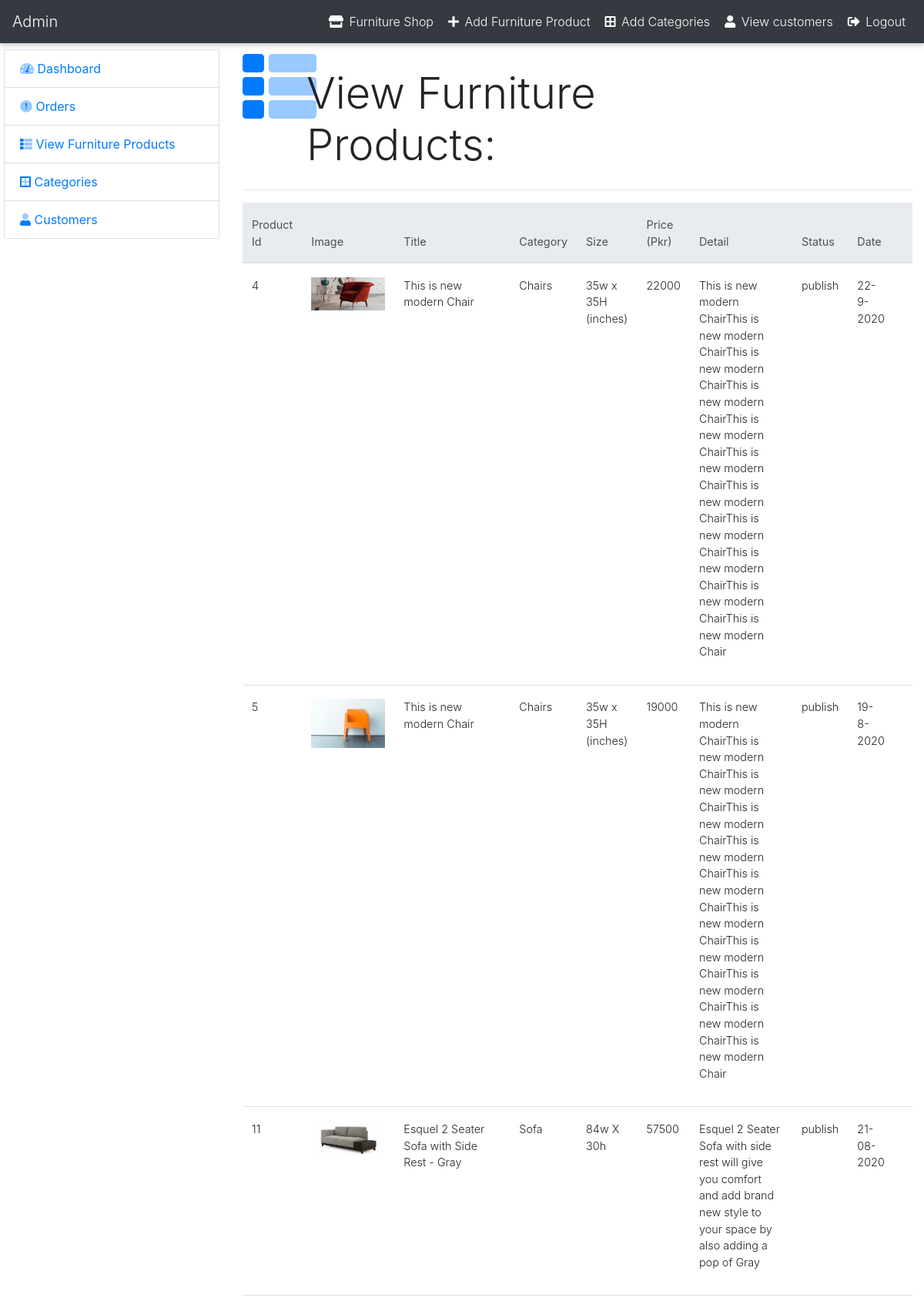
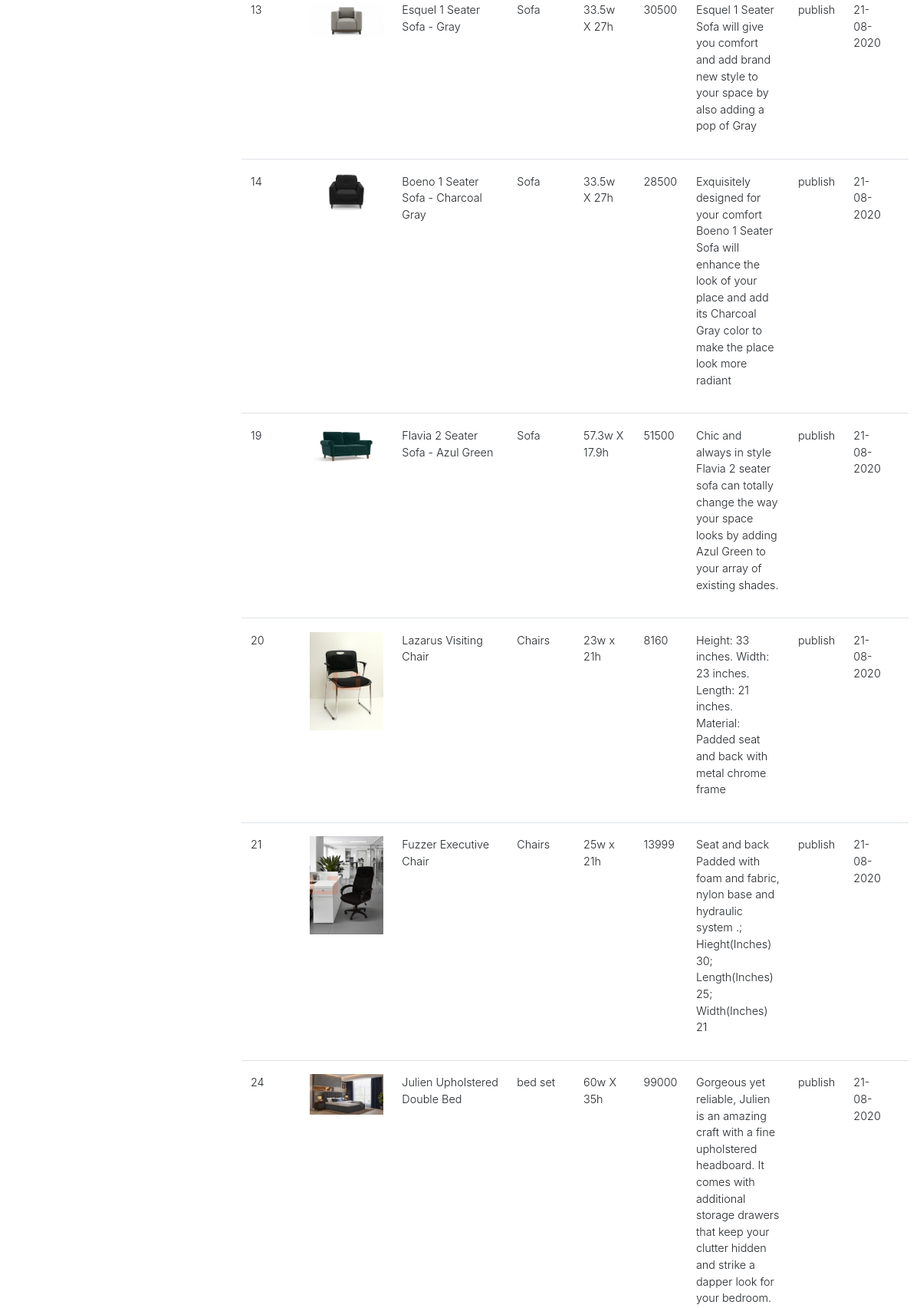
/admin/furniture_pro_view.php (signed in, upper part), run on the app's committed database (2 pictures, top to bottom).
### tables this page shows
CREATE TABLE `furniture_product` (
  `pid` int NOT NULL,
  `title` varchar(80) NOT NULL,
  `category` int NOT NULL,
  `detail` text NOT NULL,
  `price` int NOT NULL,
  `size` varchar(40) NOT NULL,
  `image` varchar(200) NOT NULL,
  `date` varchar(100) NOT NULL,
  `status` varchar(50) NOT NULL
);

CREATE TABLE `categories` (
  `id` int NOT NULL,
  `category` varchar(100) NOT NULL,
  `fontawesome-icon` varchar(25) NOT NULL
);

### admin/furniture_pro_view.php (the view, shortened to what this page needs)
<?php include("include/header.php");?>
<div class="container-fluid mt-2">
    <div class="row">
        <div class="col-md-3">
            <?php include("include/sidebar.php");?>
        </div>
        <div class="col-md-9">
               <div class="row">
                 <div class="col-md-1">
                   <i class="fad fa-th-list fa-6x text-primary"></i>
                 </div>
                 <div class="col-md-7">
                   <h2 class="display-4 ml-2 mt-4">View Furniture Products:</h2>
                 </div>
                </div>
               <hr>
        <table class="table table-responsive table-hover ">
                      <thead class="thead-light">
                          <tr>
                              <th>Product Id</th>
                              <th>Image</th>
                              <th>Title</th>
                              <th>Category</th>
                              <th>Size</th>
                              <th>Price (Pkr)</th>
                              <th>Detail</th>
                              <th>Status</th>
                              <th>Date</th>
                              <th colspan="4"></th>
                          </tr>
                      </thead>
                        <tbody>
                          <?php
                                       if(isset($status)){
                                           $pr_query = "SELECT * FROM furniture_product fp INNER JOIN categories cat ON fp.category = cat.id WHERE status = '$status' order by pid";
                                       } else{
                                           $pr_query = "SELECT * FROM furniture_product fp INNER JOIN categories cat ON fp.category = cat.id order by pid";
                                       }
                                        $pr_run   = mysqli_query($con,$pr_query);
                                        if(mysqli_num_rows($pr_run) > 0){
                                            while($pr_row = mysqli_fetch_array($pr_run)){
                                              $pid   = $pr_row['pid'];
                                              $title = $pr_row['title'];
                                              $category = $pr_row['category'];
                                              $size = $pr_row['size'];
                                              $price = $pr_row['price'];
                                              $detail  = $pr_row['detail'];
                                              $image = $pr_row['image'];
                                              $status = $pr_row['status'];
                                              $date = $pr_row['date'];
                            ?>
                             <tr>
                                 <td >
                                     <?php echo $pid;?>
                                 </td>
                                 <td width="120px">
                                     <img src="img/<?php echo $image;?>" width="100%">
                                 </td>
                                 <td width="150px">
                                    <?php echo $title;?>
                                 </td>
                                 <td>
                                    <?php echo $category;?>
                                 </td>
                                 <td><?php echo $size;?></td>
                                 <td><?php echo $price;?> </td>
                                 <td>
                                 <?php echo $detail ?>
                                </td>
                                <td><?php echo $status;?></td>
                                <td><?php echo $date;?></td>
                                <td colspan="20" class="text-center">
                                 </td>
                             </tr>
                           <?php
                               }
                            }else {
                                echo "<h2 class='text-center text-secondary'>You haven't added any product yet</h2>";
                                }
                    ?>
                      </tbody>
                  </table>
        </div>
    </div>
</div>
<?php include("include/footer.php"); ?>

### admin/css/style.css (style rules this page uses)
* { margin: 0px; padding: 0px; }

### data on the page
furniture_product: pid "4", image (picture), title "This is new modern Chair", category.category "Chairs", size "35w x 35H (inches)", price "22000", detail "This is new modern ChairThis is new modern ChairThis is new modern ChairThis is new modern ChairThis is new modern ChairThis is new modern ChairThis is new modern ChairThis is new modern ChairThis is new modern ChairThis is new modern ChairThis is new modern Chair", status "publish", date "22-9-2020"
furniture_product: pid "5", image (picture), title "This is new modern Chair", category.category "Chairs", size "35w x 35H (inches)", price "19000", detail "This is new modern ChairThis is new modern ChairThis is new modern ChairThis is new modern ChairThis is new modern ChairThis is new modern ChairThis is new modern ChairThis is new modern ChairThis is new modern ChairThis is new modern ChairThis is new modern Chair", status "publish", date "19-8-2020"
furniture_product: pid "11", image (picture), title "Esquel 2 Seater Sofa with Side Rest - Gray", category.category "Sofa", size "84w X 30h", price "57500", detail "Esquel 2 Seater Sofa with side rest will give you comfort and add brand new style to your space by also adding a pop of Gray", status "publish", date "21-08-2020"
furniture_product: pid "13", image (picture), title "Esquel 1 Seater Sofa - Gray", category.category "Sofa", size "33.5w X 27h", price "30500", detail "Esquel 1 Seater Sofa will give you comfort and add brand new style to your space by also adding a pop of Gray", status "publish", date "21-08-2020"
furniture_product: pid "14", image (picture), title "Boeno 1 Seater Sofa - Charcoal Gray", category.category "Sofa", size "33.5w X 27h", price "28500", detail "Exquisitely designed for your comfort Boeno 1 Seater Sofa will enhance the look of your place and add its Charcoal Gray color to make the place look more radiant", status "publish", date "21-08-2020"
furniture_product: pid "19", image (picture), title "Flavia 2 Seater Sofa - Azul Green", category.category "Sofa", size "57.3w X 17.9h", price "51500", detail "Chic and always in style Flavia 2 seater sofa can totally change the way your space looks by adding Azul Green to your array of existing shades.", status "publish", date "21-08-2020"
furniture_product: pid "20", image (picture), title "Lazarus Visiting Chair", category.category "Chairs", size "23w x 21h", price "8160", detail "Height: 33 inches. Width: 23 inches. Length: 21 inches. Material: Padded seat and back with metal chrome frame", status "publish", date "21-08-2020"
furniture_product: pid "21", image (picture), title "Fuzzer Executive Chair", category.category "Chairs", size "25w x 21h", price "13999", detail "Seat and back Padded with foam and fabric, nylon base and hydraulic system .; Hieght(Inches) 30; Length(Inches) 25; Width(Inches) 21", status "publish", date "21-08-2020"
furniture_product: pid "24", image (picture), title "Julien Upholstered Double Bed", category.category "bed set", size "60w X 35h", price "99000", detail "Gorgeous yet reliable, Julien is an amazing craft with a fine upholstered headboard. It comes with additional storage drawers that keep your clutter hidden and strike a dapper look for your bedroom.", status "publish", date "21-08-2020"
